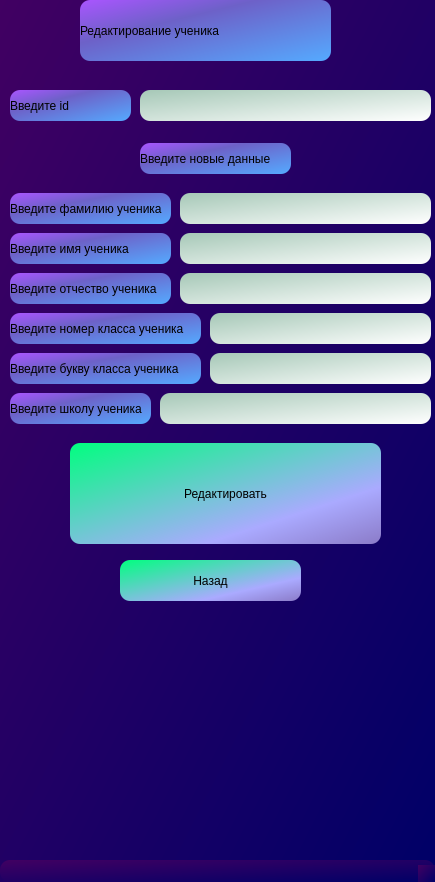
<?xml version="1.0" encoding="UTF-8"?>
<ui version="4.0">
 <class>MainWindow</class>
 <widget class="QMainWindow" name="MainWindow">
  <property name="geometry">
   <rect>
    <x>0</x>
    <y>0</y>
    <width>435</width>
    <height>882</height>
   </rect>
  </property>
  <property name="windowTitle">
   <string>MainWindow</string>
  </property>
  <property name="styleSheet">
   <string notr="true">background-color: qlineargradient(spread:pad, x1:0, y1:0, x2:1, y2:1, stop:0 rgba(65, 0, 98, 255), stop:1 rgba(0, 0, 103, 255));
border-radius: 10px;
</string>
  </property>
  <widget class="QWidget" name="centralwidget">
   <widget class="QLabel" name="label_4">
    <property name="geometry">
     <rect>
      <x>80</x>
      <y>0</y>
      <width>251</width>
      <height>61</height>
     </rect>
    </property>
    <property name="toolTip">
     <string>&lt;html&gt;&lt;head/&gt;&lt;body&gt;&lt;p align=&quot;center&quot;&gt;Редактирование ученика&lt;/p&gt;&lt;/body&gt;&lt;/html&gt;</string>
    </property>
    <property name="whatsThis">
     <string>&lt;html&gt;&lt;head/&gt;&lt;body&gt;&lt;p align=&quot;center&quot;&gt;Редактирование ученика&lt;/p&gt;&lt;/body&gt;&lt;/html&gt;</string>
    </property>
    <property name="styleSheet">
     <string notr="true">background-color: qlineargradient(spread:pad, x1:0, y1:0, x2:1, y2:1, stop:0 rgba(170, 85, 255, 255), stop:0.353234 rgba(109, 97, 200, 255), stop:1 rgba(85, 170, 255, 255));</string>
    </property>
    <property name="text">
     <string>Редактирование ученика</string>
    </property>
   </widget>
   <widget class="QLabel" name="label_7">
    <property name="geometry">
     <rect>
      <x>10</x>
      <y>90</y>
      <width>121</width>
      <height>31</height>
     </rect>
    </property>
    <property name="styleSheet">
     <string notr="true">background-color: qlineargradient(spread:pad, x1:0, y1:0, x2:1, y2:1, stop:0 rgba(170, 85, 255, 255), stop:0.353234 rgba(109, 97, 200, 255), stop:1 rgba(85, 170, 255, 255));</string>
    </property>
    <property name="text">
     <string>Введите id</string>
    </property>
   </widget>
   <widget class="QLineEdit" name="id">
    <property name="geometry">
     <rect>
      <x>140</x>
      <y>90</y>
      <width>291</width>
      <height>31</height>
     </rect>
    </property>
    <property name="styleSheet">
     <string notr="true">background-color: qlineargradient(spread:pad, x1:0, y1:0, x2:1, y2:1, stop:0 rgba(166, 200, 183, 255), stop:1 rgba(255, 255, 255, 255));</string>
    </property>
   </widget>
   <widget class="QLabel" name="label_8">
    <property name="geometry">
     <rect>
      <x>140</x>
      <y>143</y>
      <width>151</width>
      <height>31</height>
     </rect>
    </property>
    <property name="styleSheet">
     <string notr="true">background-color: qlineargradient(spread:pad, x1:0, y1:0, x2:1, y2:1, stop:0 rgba(170, 85, 255, 255), stop:0.353234 rgba(109, 97, 200, 255), stop:1 rgba(85, 170, 255, 255));</string>
    </property>
    <property name="text">
     <string>Введите новые данные</string>
    </property>
   </widget>
   <widget class="QLabel" name="label_9">
    <property name="geometry">
     <rect>
      <x>10</x>
      <y>193</y>
      <width>161</width>
      <height>31</height>
     </rect>
    </property>
    <property name="styleSheet">
     <string notr="true">background-color: qlineargradient(spread:pad, x1:0, y1:0, x2:1, y2:1, stop:0 rgba(170, 85, 255, 255), stop:0.353234 rgba(109, 97, 200, 255), stop:1 rgba(85, 170, 255, 255));</string>
    </property>
    <property name="text">
     <string>Введите фамилию ученика</string>
    </property>
   </widget>
   <widget class="QLabel" name="label_10">
    <property name="geometry">
     <rect>
      <x>10</x>
      <y>233</y>
      <width>161</width>
      <height>31</height>
     </rect>
    </property>
    <property name="styleSheet">
     <string notr="true">background-color: qlineargradient(spread:pad, x1:0, y1:0, x2:1, y2:1, stop:0 rgba(170, 85, 255, 255), stop:0.353234 rgba(109, 97, 200, 255), stop:1 rgba(85, 170, 255, 255));</string>
    </property>
    <property name="text">
     <string>Введите имя ученика</string>
    </property>
   </widget>
   <widget class="QLabel" name="label_11">
    <property name="geometry">
     <rect>
      <x>10</x>
      <y>273</y>
      <width>161</width>
      <height>31</height>
     </rect>
    </property>
    <property name="styleSheet">
     <string notr="true">background-color: qlineargradient(spread:pad, x1:0, y1:0, x2:1, y2:1, stop:0 rgba(170, 85, 255, 255), stop:0.353234 rgba(109, 97, 200, 255), stop:1 rgba(85, 170, 255, 255));</string>
    </property>
    <property name="text">
     <string>Введите отчество ученика</string>
    </property>
   </widget>
   <widget class="QLabel" name="label_12">
    <property name="geometry">
     <rect>
      <x>10</x>
      <y>313</y>
      <width>191</width>
      <height>31</height>
     </rect>
    </property>
    <property name="styleSheet">
     <string notr="true">background-color: qlineargradient(spread:pad, x1:0, y1:0, x2:1, y2:1, stop:0 rgba(170, 85, 255, 255), stop:0.353234 rgba(109, 97, 200, 255), stop:1 rgba(85, 170, 255, 255));</string>
    </property>
    <property name="text">
     <string>Введите номер класса ученика</string>
    </property>
   </widget>
   <widget class="QLabel" name="label_13">
    <property name="geometry">
     <rect>
      <x>10</x>
      <y>353</y>
      <width>191</width>
      <height>31</height>
     </rect>
    </property>
    <property name="styleSheet">
     <string notr="true">background-color: qlineargradient(spread:pad, x1:0, y1:0, x2:1, y2:1, stop:0 rgba(170, 85, 255, 255), stop:0.353234 rgba(109, 97, 200, 255), stop:1 rgba(85, 170, 255, 255));</string>
    </property>
    <property name="text">
     <string>Введите букву класса ученика</string>
    </property>
   </widget>
   <widget class="QLineEdit" name="new_name">
    <property name="geometry">
     <rect>
      <x>180</x>
      <y>233</y>
      <width>251</width>
      <height>31</height>
     </rect>
    </property>
    <property name="styleSheet">
     <string notr="true">background-color: qlineargradient(spread:pad, x1:0, y1:0, x2:1, y2:1, stop:0 rgba(166, 200, 183, 255), stop:1 rgba(255, 255, 255, 255));</string>
    </property>
   </widget>
   <widget class="QLineEdit" name="new_second_name">
    <property name="geometry">
     <rect>
      <x>180</x>
      <y>273</y>
      <width>251</width>
      <height>31</height>
     </rect>
    </property>
    <property name="styleSheet">
     <string notr="true">background-color: qlineargradient(spread:pad, x1:0, y1:0, x2:1, y2:1, stop:0 rgba(166, 200, 183, 255), stop:1 rgba(255, 255, 255, 255));</string>
    </property>
   </widget>
   <widget class="QLineEdit" name="new_surname">
    <property name="geometry">
     <rect>
      <x>180</x>
      <y>193</y>
      <width>251</width>
      <height>31</height>
     </rect>
    </property>
    <property name="styleSheet">
     <string notr="true">background-color: qlineargradient(spread:pad, x1:0, y1:0, x2:1, y2:1, stop:0 rgba(166, 200, 183, 255), stop:1 rgba(255, 255, 255, 255));</string>
    </property>
   </widget>
   <widget class="QLineEdit" name="new_class_number">
    <property name="geometry">
     <rect>
      <x>210</x>
      <y>313</y>
      <width>221</width>
      <height>31</height>
     </rect>
    </property>
    <property name="styleSheet">
     <string notr="true">background-color: qlineargradient(spread:pad, x1:0, y1:0, x2:1, y2:1, stop:0 rgba(166, 200, 183, 255), stop:1 rgba(255, 255, 255, 255));</string>
    </property>
   </widget>
   <widget class="QLineEdit" name="new_class_char">
    <property name="geometry">
     <rect>
      <x>210</x>
      <y>353</y>
      <width>221</width>
      <height>31</height>
     </rect>
    </property>
    <property name="styleSheet">
     <string notr="true">background-color: qlineargradient(spread:pad, x1:0, y1:0, x2:1, y2:1, stop:0 rgba(166, 200, 183, 255), stop:1 rgba(255, 255, 255, 255));</string>
    </property>
    <property name="text">
     <string/>
    </property>
   </widget>
   <widget class="QPushButton" name="finish">
    <property name="geometry">
     <rect>
      <x>70</x>
      <y>443</y>
      <width>311</width>
      <height>101</height>
     </rect>
    </property>
    <property name="styleSheet">
     <string notr="true">background-color: qlineargradient(spread:pad, x1:0, y1:0, x2:1, y2:1, stop:0 rgba(0, 255, 127, 255), stop:0.716418 rgba(170, 170, 255, 255), stop:1 rgba(139, 123, 200, 255));</string>
    </property>
    <property name="text">
     <string>Редактировать</string>
    </property>
   </widget>
   <widget class="QLineEdit" name="new_school">
    <property name="geometry">
     <rect>
      <x>160</x>
      <y>393</y>
      <width>271</width>
      <height>31</height>
     </rect>
    </property>
    <property name="styleSheet">
     <string notr="true">background-color: qlineargradient(spread:pad, x1:0, y1:0, x2:1, y2:1, stop:0 rgba(166, 200, 183, 255), stop:1 rgba(255, 255, 255, 255));</string>
    </property>
   </widget>
   <widget class="QLabel" name="label_15">
    <property name="geometry">
     <rect>
      <x>10</x>
      <y>393</y>
      <width>141</width>
      <height>31</height>
     </rect>
    </property>
    <property name="styleSheet">
     <string notr="true">background-color: qlineargradient(spread:pad, x1:0, y1:0, x2:1, y2:1, stop:0 rgba(170, 85, 255, 255), stop:0.353234 rgba(109, 97, 200, 255), stop:1 rgba(85, 170, 255, 255));</string>
    </property>
    <property name="text">
     <string>Введите школу ученика</string>
    </property>
   </widget>
   <widget class="QPushButton" name="back">
    <property name="geometry">
     <rect>
      <x>120</x>
      <y>560</y>
      <width>181</width>
      <height>41</height>
     </rect>
    </property>
    <property name="styleSheet">
     <string notr="true">background-color: qlineargradient(spread:pad, x1:0, y1:0, x2:1, y2:1, stop:0 rgba(0, 255, 127, 255), stop:0.716418 rgba(170, 170, 255, 255), stop:1 rgba(139, 123, 200, 255));</string>
    </property>
    <property name="text">
     <string>Назад</string>
    </property>
   </widget>
  </widget>
  <widget class="QMenuBar" name="menubar">
   <property name="geometry">
    <rect>
     <x>0</x>
     <y>0</y>
     <width>435</width>
     <height>26</height>
    </rect>
   </property>
  </widget>
  <widget class="QStatusBar" name="statusbar"/>
 </widget>
 <resources/>
 <connections/>
</ui>
